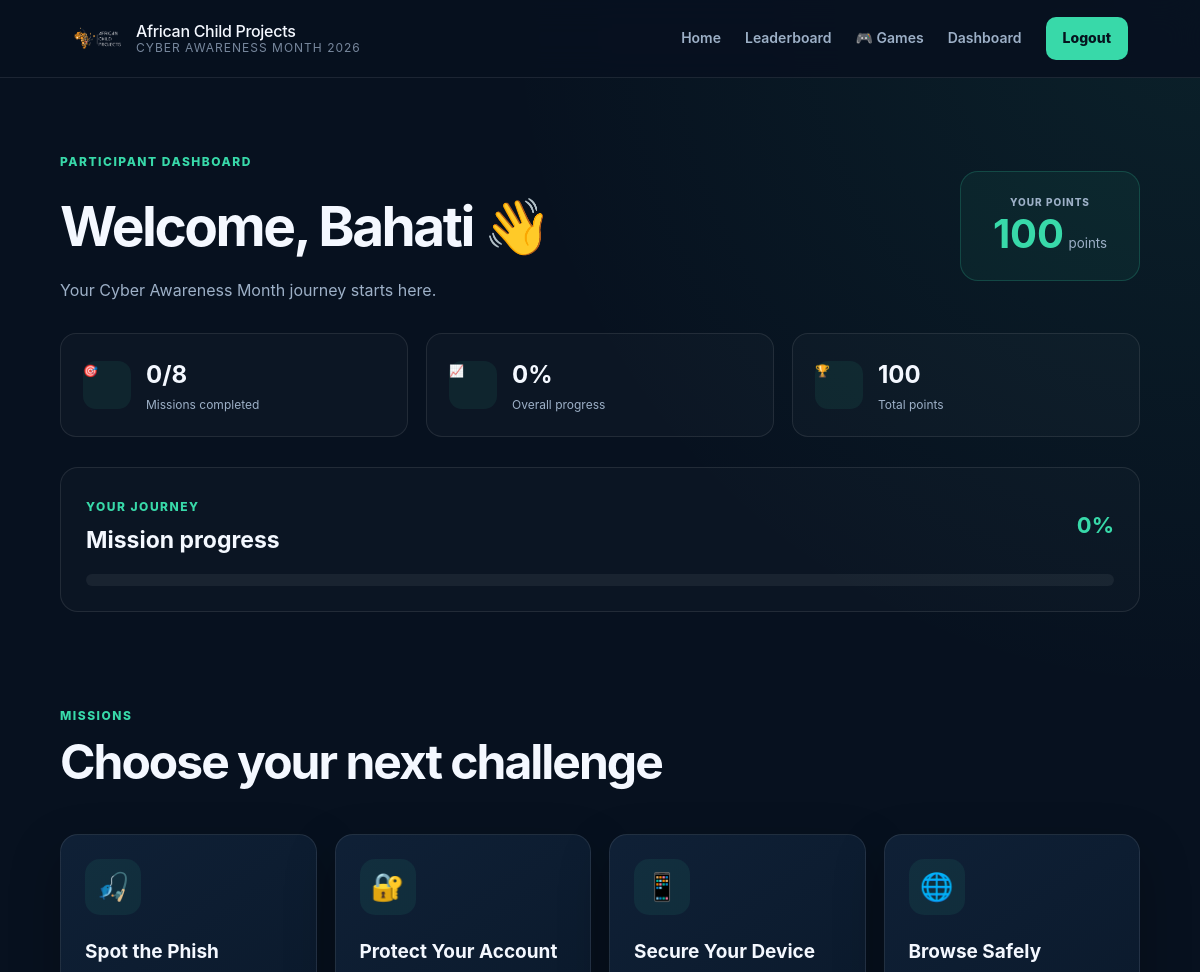
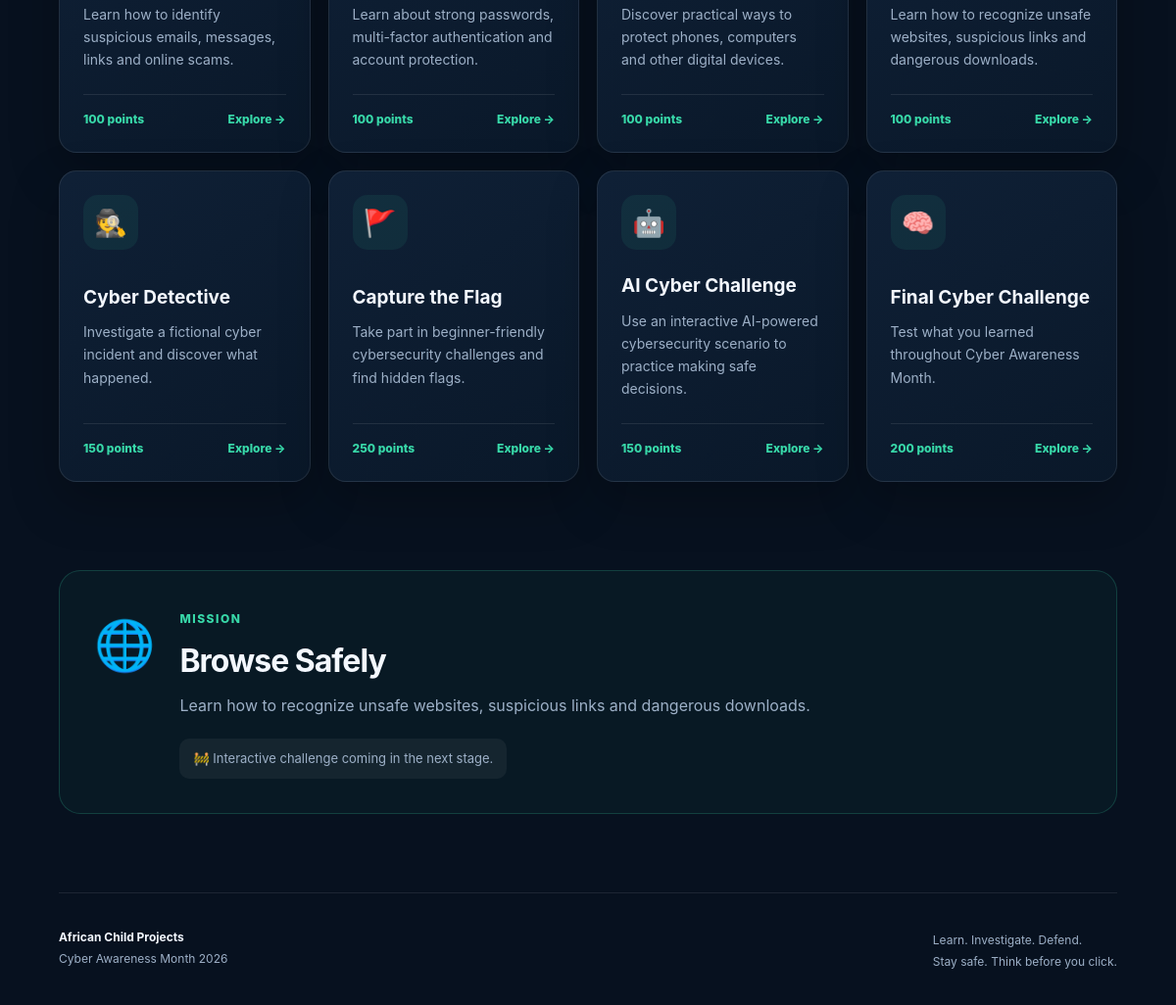
Screenshot of /mission/web-safety (signed in) with the database file from the repository (2 pictures, top to bottom).
### app.py (models this page shows, shortened)
class Participant(UserMixin, db.Model):
    __tablename__ = "participants"
    id = db.Column(db.Integer, primary_key=True)
    full_name = db.Column(db.String(120), nullable=False)
    email = db.Column(db.String(120), unique=True, nullable=False, index=True)
    password_hash = db.Column(db.String(255), nullable=False)
    organization = db.Column(db.String(150), nullable=True)
    participant_type = db.Column(
        db.String(50),
        nullable=False,
        default="Student"
    )
    points = db.Column(db.Integer, nullable=False, default=0)
    created_at = db.Column(
        db.DateTime,
        nullable=False,
        default=datetime.utcnow
    )
    attempts = db.relationship(
        "MissionAttempt",
        backref="participant",
        lazy=True,
        cascade="all, delete-orphan"
    )

class Mission(db.Model):
    __tablename__ = "missions"
    id = db.Column(db.Integer, primary_key=True)
    name = db.Column(db.String(150), nullable=False)
    slug = db.Column(db.String(150), unique=True, nullable=False)
    description = db.Column(db.Text, nullable=False)
    icon = db.Column(db.String(20), nullable=False, default="🛡️")
    points = db.Column(db.Integer, nullable=False, default=100)
    active = db.Column(db.Boolean, nullable=False, default=True)
    created_at = db.Column(
        db.DateTime,
        nullable=False,
        default=datetime.utcnow
    )
    attempts = db.relationship(
        "MissionAttempt",
        backref="mission",
        lazy=True,
        cascade="all, delete-orphan"
    )

### app.py (the view)
@app.route("/mission/<slug>")
@login_required
def mission(slug):
    mission_data = Mission.query.filter_by(
        slug=slug,
        active=True
    ).first_or_404()
    return render_template(
        "dashboard.html",
        missions=Mission.query.filter_by(
            active=True
        ).order_by(Mission.id).all(),
        completed_mission_ids=set(),
        completed_count=0,
        total_missions=Mission.query.filter_by(
            active=True
        ).count(),
        progress=0,
        selected_mission=mission_data
    )

### app.py (called while the page is built)
@login_manager.user_loader
def load_user(user_id):
    return db.session.get(Participant, int(user_id))

### templates/dashboard.html (shortened to what this page needs)
{% extends "base.html" %}
{% block content %}
<section class="dashboard-header">
    <div>
        <span class="eyebrow">
            PARTICIPANT DASHBOARD
        </span>
        <h1>
            Welcome, {{ current_user.full_name.split()[0] }} 👋
        </h1>
        <p>
            Your Cyber Awareness Month journey starts here.
        </p>
    </div>
    <div class="points-card">
        <span>
            YOUR POINTS
        </span>
        <strong>
            {{ current_user.points }}
        </strong>
        <small>
            points
        </small>
    </div>
</section>
<section class="stats-grid">
    <div class="stat-card">
        <span class="stat-icon">
            🎯
        </span>
        <div>
            <strong>
                {{ completed_count }}/{{ total_missions }}
            </strong>
            <span>
                Missions completed
            </span>
        </div>
    </div>
    <div class="stat-card">
        <span class="stat-icon">
            📈
        </span>
        <div>
            <strong>
                {{ progress }}%
            </strong>
            <span>
                Overall progress
            </span>
        </div>
    </div>
    <div class="stat-card">
        <span class="stat-icon">
            🏆
        </span>
        <div>
            <strong>
                {{ current_user.points }}
            </strong>
            <span>
                Total points
            </span>
        </div>
    </div>
</section>
<section class="progress-section">
    <div class="progress-header">
        <div>
            <span class="eyebrow">
                YOUR JOURNEY
            </span>
            <h2>
                Mission progress
            </h2>
        </div>
        <strong>
            {{ progress }}%
        </strong>
    </div>
    <div class="progress-bar">
    </div>
</section>
<section class="section dashboard-missions">
    <div class="section-heading left">
        <span class="eyebrow">
            MISSIONS
        </span>
        <h2>
            Choose your next challenge
        </h2>
    </div>
    <div class="mission-grid">
        {% for mission in missions %}
            <article
                class="
                    mission-card
                "
            >
                <div class="mission-icon">
                    {{ mission.icon }}
                </div>
                <div>
                    <h3>
                        {{ mission.name }}
                    </h3>
                    <p>
                        {{ mission.description }}
                    </p>
                </div>
                <div class="mission-footer">
                    <span>
                        {{ mission.points }} points
                    </span>
                    {% if mission.id in completed_mission_ids %}
                        <span class="completed-label">
                            ✓ Completed
                        </span>
                    {% else %}
                        <a
                            href="{{ url_for('mission', slug=mission.slug) }}"
                            class="mission-button"
                        >
                            Explore →
                        </a>
                    {% endif %}
                </div>
            </article>
        {% endfor %}
    </div>
</section>
{% if selected_mission %}
<section class="mission-preview">
    <div class="preview-content">
        <span class="preview-icon">
            {{ selected_mission.icon }}
        </span>
        <div>
            <span class="eyebrow">
                MISSION
            </span>
            <h2>
                {{ selected_mission.name }}
            </h2>
            <p>
                {{ selected_mission.description }}
            </p>
            <div class="coming-soon">
                🚧 Interactive challenge coming in the next stage.
            </div>
        </div>
    </div>
</section>
{% endif %}
{% endblock %}

### rows the page displays
Participant: full_name "Bahati", points "100"
Mission: icon "🎣", name "Spot the Phish", description "Learn how to identify suspicious emails, messages, links and online scams.", points "100"
Mission: icon "🔐", name "Protect Your Account", description "Learn about strong passwords, multi-factor authentication and account protection.", points "100"
Mission: icon "📱", name "Secure Your Device", description "Discover practical ways to protect phones, computers and other digital devices.", points "100"
Mission: icon "🌐", name "Browse Safely", description "Learn how to recognize unsafe websites, suspicious links and dangerous downloads.", points "100"
Mission: icon "🕵️", name "Cyber Detective", description "Investigate a fictional cyber incident and discover what happened.", points "150"
Mission: icon "🚩", name "Capture the Flag", description "Take part in beginner-friendly cybersecurity challenges and find hidden flags.", points "250"
Mission: icon "🤖", name "AI Cyber Challenge", description "Use an interactive AI-powered cybersecurity scenario to practice making safe decisions.", points "150"
Mission: icon "🧠", name "Final Cyber Challenge", description "Test what you learned throughout Cyber Awareness Month.", points "200"

### other values shown
{{ completed_count }} "0"
{{ total_missions }} "8"
{{ progress }} "0"
